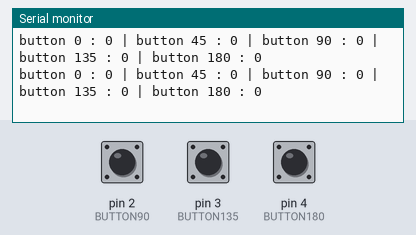
The sketch below on a simulated Arduino Uno, built with avr-gcc and run on an emulated ATmega328P. Parts: the last lines printed to the serial monitor. The test bench sets the inputs (shaded band); at power-on: pin 2 (BUTTON90) HIGH, pin 3 (BUTTON135) HIGH, pin 4 (BUTTON180) HIGH.

Above: at 1.2 s.
1.3 s: pin 2 (BUTTON90) pulled LOW for 0.15 s
At 1.48 s:
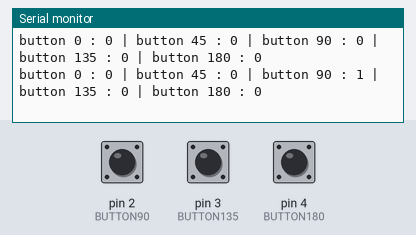
4.4 s: pin 3 (BUTTON135) pulled LOW for 0.15 s
At 4.56 s:
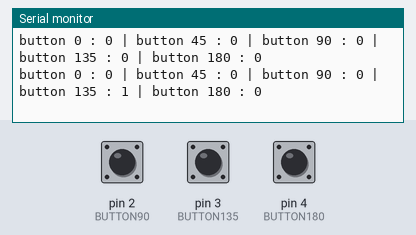
7.5 s: pin 4 (BUTTON180) pulled LOW for 0.15 s
At 7.64 s:
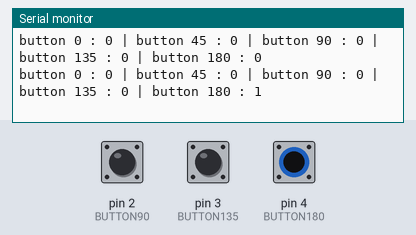

The sketch:

buttonInput.ino
```cpp
#define BUTTON0 0
#define BUTTON45 1
#define BUTTON90 2
#define BUTTON135 3
#define BUTTON180 4

int button0State;
int button45State;
int button90State;
int button135State;
int button180State;

void setup() {
  // put your setup code here, to run once:
  Serial.begin(9600);


  pinMode(BUTTON0, INPUT);
  digitalWrite(BUTTON0, HIGH);
  pinMode(BUTTON45, INPUT);
  digitalWrite(BUTTON45, HIGH);
  pinMode(BUTTON90, INPUT);
  digitalWrite(BUTTON90, HIGH);
  pinMode(BUTTON135, INPUT);
  digitalWrite(BUTTON135, HIGH);
  pinMode(BUTTON180, INPUT);
  digitalWrite(BUTTON180, HIGH);
}

void loop() {
  // put your main code here, to run repeatedly:
  if(digitalRead(BUTTON0) == LOW){
    button0State = 1;
  }
  else{
    button0State = 0;
  }
  if(digitalRead(BUTTON45) == LOW){
    button45State = 1;
  }
  else{
    button45State = 0;
  }
  if(digitalRead(BUTTON90) == LOW){
    button90State = 1;
  }
  else{
    button90State = 0;
  }
  if(digitalRead(BUTTON135) == LOW){
    button135State = 1;
  }
  else{
    button135State = 0;
  }
  if(digitalRead(BUTTON180) == LOW){
    button180State = 1;
  }
  else{
    button180State = 0;
  }
  String message = "button 0 : " + String(button0State) + " | button 45 : " + String(button45State) + " | button 90 : " + String(button90State) + " | button 135 : " + String(button135State) + " | button 180 : " + String(button180State);
  Serial.println(message);
  delay(10);
}
```

Measured:
- after the input at 1.3 s, the serial monitor: prints a new line after 0.12 s (image 1)
- after the input at 4.4 s, the serial monitor: prints a new line after 0.09 s (image 2)
- after the input at 7.5 s, the serial monitor: prints a new line after 0.07 s (image 3)
